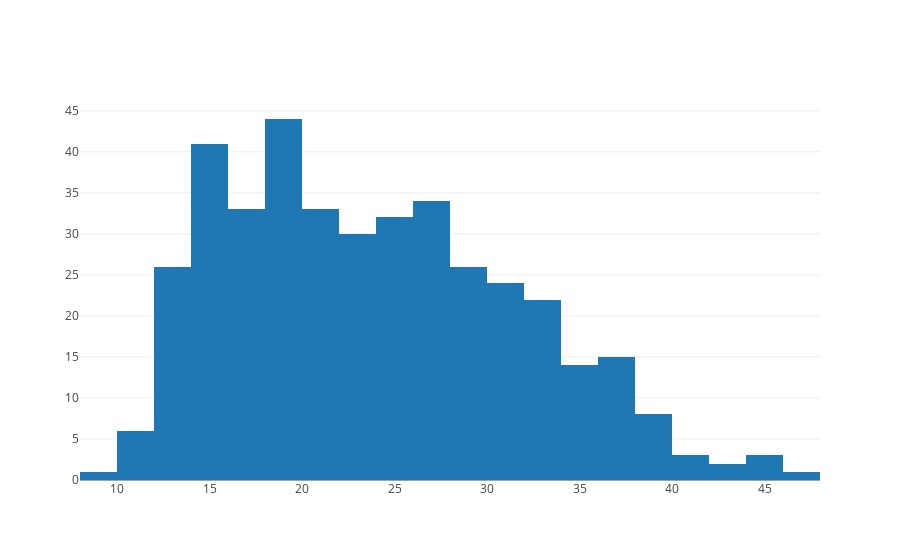

Here is the notebook cell this chart was saved with:
### Code cell
df = pd.read_csv('mpg.csv')

data = [go.Histogram(x=df['mpg'], xbins=dict(start=0, end=50, size=2))] # size = bin size

plotly.offline.init_notebook_mode(connected=True)
layout = go.Layout(title='Histogram')
fig = go.Figure(data=data, layout=layout)
pyo.iplot(data)
# pyo.plot(data)

### Figure 1 — Plotly figure (JSON) as saved in the notebook; plotly's stock layout.template omitted (floating-point values rounded to 4 significant figures; data arrays with more than 128 entries replaced by an {"elided": "..."} marker saying what was removed)
{"data": [{"type": "histogram", "uid": "fe0cbdd0-0e89-4b8f-a1bd-060eb897ae10", "x": {"elided": "398 float values"}, "xbins": {"end": 50, "size": 2, "start": 0}}], "layout": {}}
